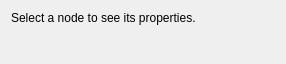
<?xml version="1.0" encoding="UTF-8"?>
<ui version="4.0">
 <class>NoSelectionForm</class>
 <widget class="QWidget" name="NoSelectionForm">
  <property name="geometry">
   <rect>
    <x>0</x>
    <y>0</y>
    <width>286</width>
    <height>64</height>
   </rect>
  </property>
  <property name="windowTitle">
   <string>Form</string>
  </property>
  <layout class="QVBoxLayout" name="verticalLayout">
   <item alignment="Qt::AlignTop">
    <widget class="QLabel" name="no_selection_label">
     <property name="text">
      <string>&lt;html&gt;&lt;head/&gt;&lt;body&gt;&lt;p&gt;Select a node to see its properties.&lt;/p&gt;&lt;/body&gt;&lt;/html&gt;</string>
     </property>
    </widget>
   </item>
  </layout>
 </widget>
 <resources/>
 <connections/>
</ui>
